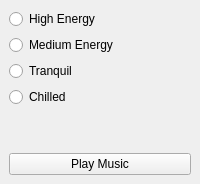
  <widget class="QDockWidget" name="musicControlsWidget">
   <property name="windowTitle">
    <string>Music Controls</string>
   </property>
   <attribute name="dockWidgetArea">
    <number>1</number>
   </attribute>
   <widget class="QWidget" name="musicControlsWidgetContents">
    <layout class="QHBoxLayout" name="horizontalLayout_9">
     <item>
      <layout class="QVBoxLayout" name="verticalLayout_8">
       <item>
        <layout class="QVBoxLayout" name="verticalLayout_10">
         <item>
          <layout class="QVBoxLayout" name="verticalLayout_11">
           <item>
            <widget class="QRadioButton" name="radioButton">
             <property name="text">
              <string>High Energy</string>
             </property>
            </widget>
           </item>
           <item>
            <widget class="QRadioButton" name="radioButton_4">
             <property name="text">
              <string>Medium Energy</string>
             </property>
            </widget>
           </item>
           <item>
            <widget class="QRadioButton" name="radioButton_2">
             <property name="text">
              <string>Tranquil</string>
             </property>
            </widget>
           </item>
           <item>
            <widget class="QRadioButton" name="radioButton_3">
             <property name="text">
              <string>Chilled</string>
             </property>
            </widget>
           </item>
           <item>
            <spacer name="verticalSpacer_4">
             <property name="orientation">
              <enum>Qt::Vertical</enum>
             </property>
             <property name="sizeHint" stdset="0">
              <size>
               <width>20</width>
               <height>40</height>
              </size>
             </property>
            </spacer>
           </item>
          </layout>
         </item>
         <item>
          <widget class="QPushButton" name="playMusicButton">
           <property name="text">
            <string>Play Music</string>
           </property>
          </widget>
         </item>
        </layout>
       </item>
      </layout>
     </item>
    </layout>
   </widget>
  </widget>
